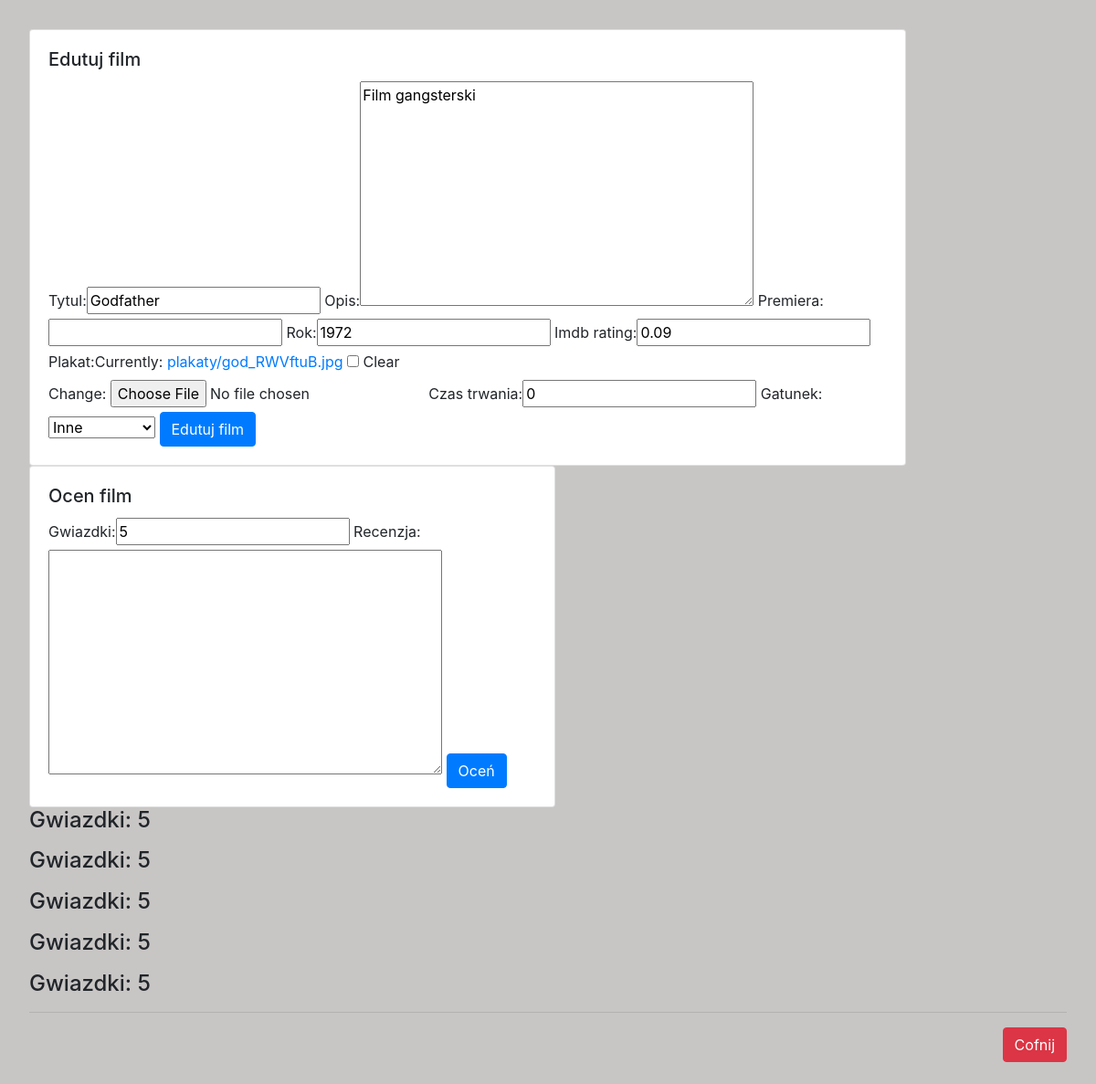
The page /filmy/edytuj/2/ (signed in) on the database as committed earlier.
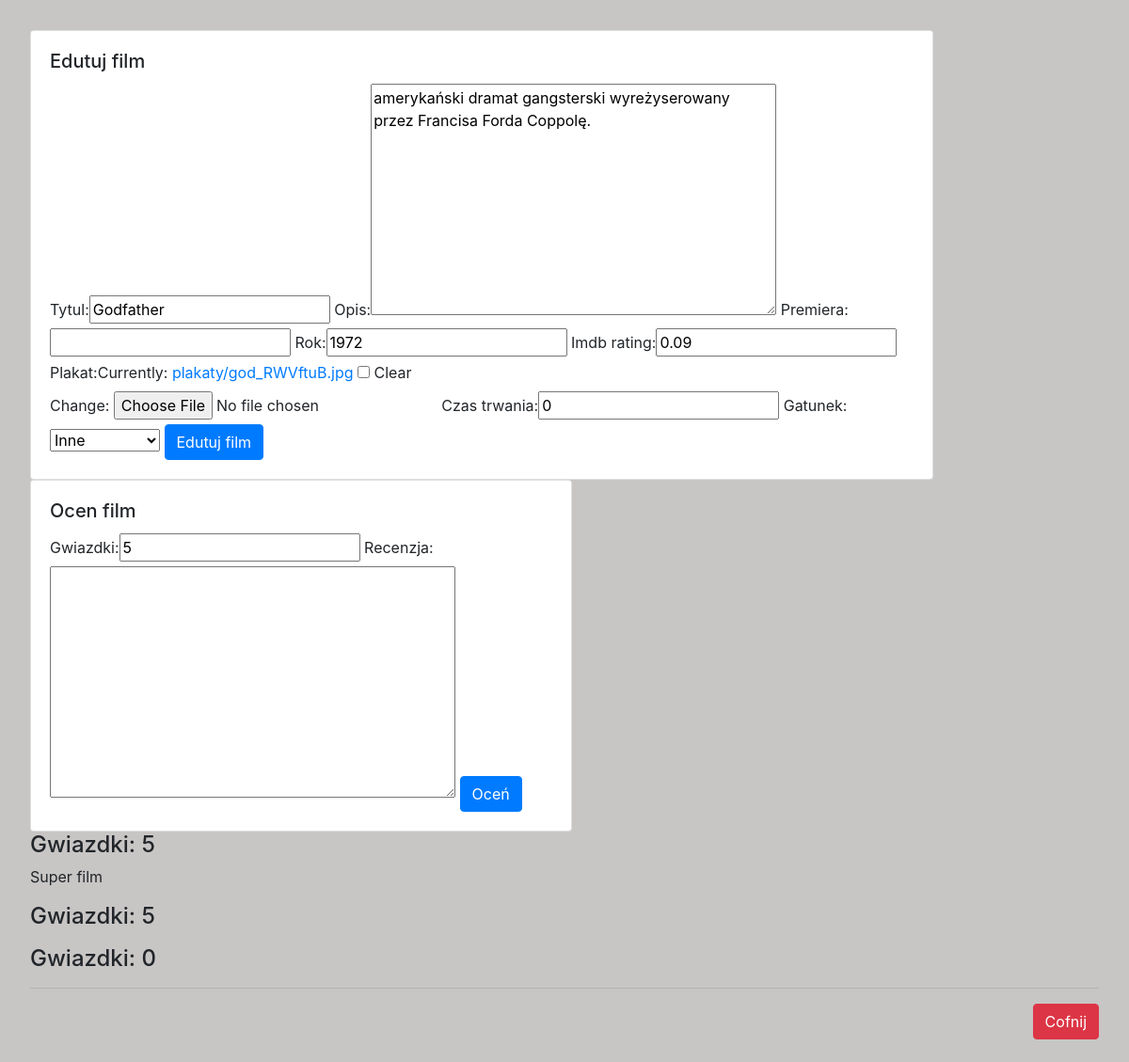
The same page on the database as committed later.
### filmyweb/models.py (models this page shows, shortened)
class Film(models.Model):
    tytul = models.CharField(max_length=64, blank=False, unique=True)
    rok = models.PositiveSmallIntegerField(default=2000)
    opis = models.TextField(default="", max_length=230)
    premiera = models.DateField(null=True, blank=True)
    imdb_rating = models.DecimalField(max_digits=4, decimal_places=2,null=True, blank=True)
    plakat = models.ImageField(upload_to="plakaty", null=True, blank=True)
    dodatkowe = models.OneToOneField(DodatkoweInfo, on_delete=models.CASCADE, null=True, blank=True)

class DodatkoweInfo(models.Model):
    GATUNEK = {
        (0, 'Inne'),
        (1, 'Horror'),
        (2, 'Komedia'),
        (3, 'Sci-fi'),
        (4, 'Drama'),
        (5, 'Akcja'),
        (5, 'Przygodowy'),
    }
    czas_trwania = models.PositiveSmallIntegerField(default=0)
    gatunek = models.PositiveSmallIntegerField(default=0, choices=GATUNEK)

class Ocena(models.Model):
    recenzja = models.TextField(default="", blank=True)
    gwiazdki = models.PositiveSmallIntegerField(default=5)
    film = models.ForeignKey(Film, on_delete=models.CASCADE)

### filmyweb/views.py (the view)
# urls.py: path('edytuj/<int:id>/', edytuj_film, name="edytuj_film"),
@login_required
def edytuj_film(request, id):
    film = get_object_or_404(Film, pk=id)
    oceny = Ocena.objects.filter(film=film)
    try:
        dodatkowe = DodatkoweInfo.objects.get(film=film.id)
    except DodatkoweInfo.DoesNotExist:
        dodatkowe = None
    form_film = FilmForm(request.POST or None, request.FILES or None, instance=film)
    form_dodatkowe = DodatkoweInfoForm(request.POST or None, instance=dodatkowe)
    form_ocena = OcenaForm(None)
    if request.method == "POST":
        if 'gwiazdki' in request.POST:
            ocena = form_ocena.save(commit=False)
            ocena.film = film
            ocena.save()
    if all((form_film.is_valid(), form_dodatkowe.is_valid())):
        film = form_film.save(commit=False)
        dodatkowe = form_dodatkowe.save()
        film.dodatkowe = dodatkowe
        film.save()
        return redirect(wszystkie_filmy)
    return render(request, 'film_form.html', {
        'form': form_film,
        'form_dodatkowe': form_dodatkowe,
        'oceny': oceny,
        'form_ocena': form_ocena,
        'nowy': False})

### filmyweb/forms.py
class FilmForm(ModelForm):
    class Meta:
        model = Film
        fields = ['tytul', 'opis', 'premiera', 'rok', 'imdb_rating', 'plakat']

class DodatkoweInfoForm(ModelForm):
    class Meta:
        model = DodatkoweInfo
        fields = ['czas_trwania', 'gatunek']

### templates/film_form.html (shortened to what this page needs)
{% extends 'glowny.html' %}
{% load bootstrap %}
{% block strona %}
    {% if nowy %}
        <div class="container-fluid">
    {% else %}
        <div class="card" style="width: 60rem; float: left; margin-right: 1rem;">
    {% endif %}
      <div class="card-body">
          {% if nowy %}
                <h5 class="card-title">Nowy Film</h5>
            {% else %}
                <h5 class="card-title">Edutuj film</h5>
            {% endif %}
            <form method="post" enctype="multipart/form-data">
                {{ form|bootstrap }}
                {{ form_dodatkowe|bootstrap }}
                    {% if nowy %}
                        <button type="submit" class="btn btn-primary">Nowy Film</button>
                    {% else %}
                        <button type="submit" class="btn btn-primary">Edutuj film</button>
                    {% endif %}
            </form>
        </div>
    </div>
    {% if form_ocena %}
        <div class="card" style="width: 32rem offset-col">
            <div class="card-body">
                <h5 class="card-title">Ocen film</h5>
                <form method="post" enctype="multipart/form-data">
                    {{ form_ocena|bootstrap }}
                        <button type="submit" class="btn btn-primary">Oceń</button>
                </form>
            </div>
        </div>
    {% endif %}
    {% for ocena in oceny %}
        <h4>Gwiazdki: {{ ocena.gwiazdki }}</h4>
        <p>{{ ocena.recenzja }}</p>
    {% endfor %}
    <hr>
    <a class="btn btn-danger mb-4" style="float: right;" href="{% url 'wszystkie_filmy' %}">Cofnij</a>
{% endblock %}

### templates/glowny.html (shortened to what this page needs)
{% load static %}
<!doctype html>
<html lang="en">
<head>
    <link rel="stylesheet" href="https://stackpath.bootstrapcdn.com/bootstrap/4.4.1/css/bootstrap.min.css">
    <link rel="stylesheet" href="{% static 'nowy.css' %}">
</head>
<body>
    {% block strona %} {% endblock %}
</body>
</html>

### filmyweb/static/nowy.css (style rules this page uses)
body { padding: 2rem; background-color: rgba(56, 46, 46, 0.274); }
.card { width: 36rem; }

Rows that differ between the two databases and show on the page:
removed Ocena: gwiazdki "5"
removed Ocena: gwiazdki "5"
removed Ocena: gwiazdki "5"
removed Ocena: gwiazdki "5"
changed Film "Godfather": opis "Film gangsterski" → "amerykański dramat gangsterski wyreżyserowany przez Francisa Forda Coppolę."
added Ocena: gwiazdki "5", recenzja "Super film"
added Ocena: gwiazdki "0"
